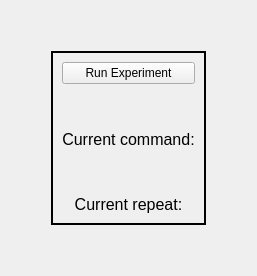
      <widget class="QWidget" name="tab_run">
       <attribute name="title">
        <string>Run</string>
       </attribute>
       <layout class="QGridLayout" name="gridLayout_8">
        <item row="1" column="1">
         <widget class="QFrame" name="runExptFrame">
          <property name="frameShape">
           <enum>QFrame::Panel</enum>
          </property>
          <property name="frameShadow">
           <enum>QFrame::Plain</enum>
          </property>
          <property name="lineWidth">
           <number>2</number>
          </property>
          <layout class="QVBoxLayout" name="verticalLayout">
           <item>
            <widget class="QPushButton" name="runExptBtn">
             <property name="text">
              <string>Run Experiment</string>
             </property>
            </widget>
           </item>
           <item>
            <spacer name="verticalSpacer_7">
             <property name="orientation">
              <enum>Qt::Vertical</enum>
             </property>
             <property name="sizeHint" stdset="0">
              <size>
               <width>20</width>
               <height>40</height>
              </size>
             </property>
            </spacer>
           </item>
           <item>
            <widget class="QLabel" name="currentSeqLbl">
             <property name="font">
              <font>
               <pointsize>12</pointsize>
              </font>
             </property>
             <property name="text">
              <string>Current command:</string>
             </property>
             <property name="alignment">
              <set>Qt::AlignCenter</set>
             </property>
            </widget>
           </item>
           <item>
            <spacer name="verticalSpacer_6">
             <property name="orientation">
              <enum>Qt::Vertical</enum>
             </property>
             <property name="sizeHint" stdset="0">
              <size>
               <width>20</width>
               <height>40</height>
              </size>
             </property>
            </spacer>
           </item>
           <item>
            <widget class="QLabel" name="currentRepeatLbl">
             <property name="font">
              <font>
               <pointsize>12</pointsize>
              </font>
             </property>
             <property name="text">
              <string>Current repeat:</string>
             </property>
             <property name="alignment">
              <set>Qt::AlignCenter</set>
             </property>
            </widget>
           </item>
          </layout>
         </widget>
        </item>
        <item row="0" column="1">
         <spacer name="verticalSpacer_4">
          <property name="orientation">
           <enum>Qt::Vertical</enum>
          </property>
          <property name="sizeHint" stdset="0">
           <size>
            <width>20</width>
            <height>40</height>
           </size>
          </property>
         </spacer>
        </item>
        <item row="2" column="1">
         <spacer name="verticalSpacer_5">
          <property name="orientation">
           <enum>Qt::Vertical</enum>
          </property>
          <property name="sizeHint" stdset="0">
           <size>
            <width>20</width>
            <height>40</height>
           </size>
          </property>
         </spacer>
        </item>
        <item row="1" column="0">
         <spacer name="horizontalSpacer_2">
          <property name="orientation">
           <enum>Qt::Horizontal</enum>
          </property>
          <property name="sizeHint" stdset="0">
           <size>
            <width>40</width>
            <height>20</height>
           </size>
          </property>
         </spacer>
        </item>
        <item row="1" column="2">
         <spacer name="horizontalSpacer_3">
          <property name="orientation">
           <enum>Qt::Horizontal</enum>
          </property>
          <property name="sizeHint" stdset="0">
           <size>
            <width>40</width>
            <height>20</height>
           </size>
          </property>
         </spacer>
        </item>
       </layout>
      </widget>
